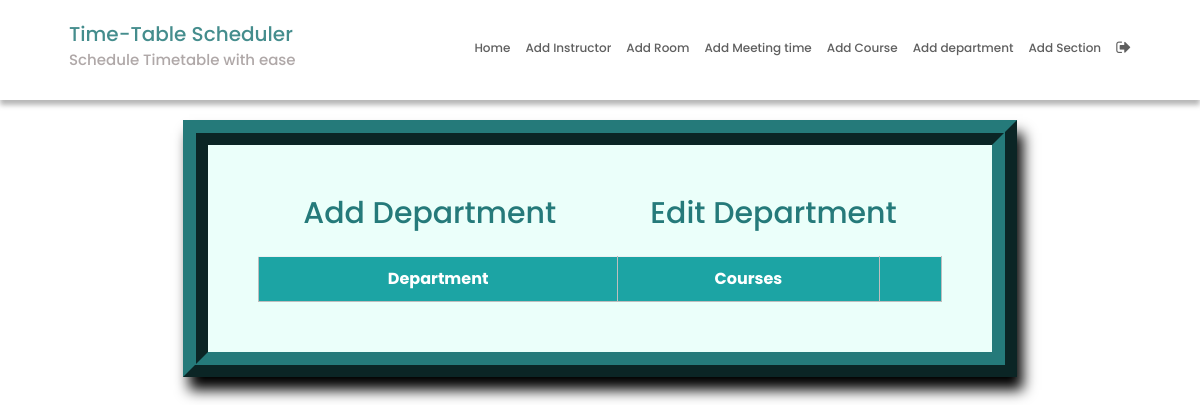
The page /departmentEdit/ (signed in) on the database as committed earlier.
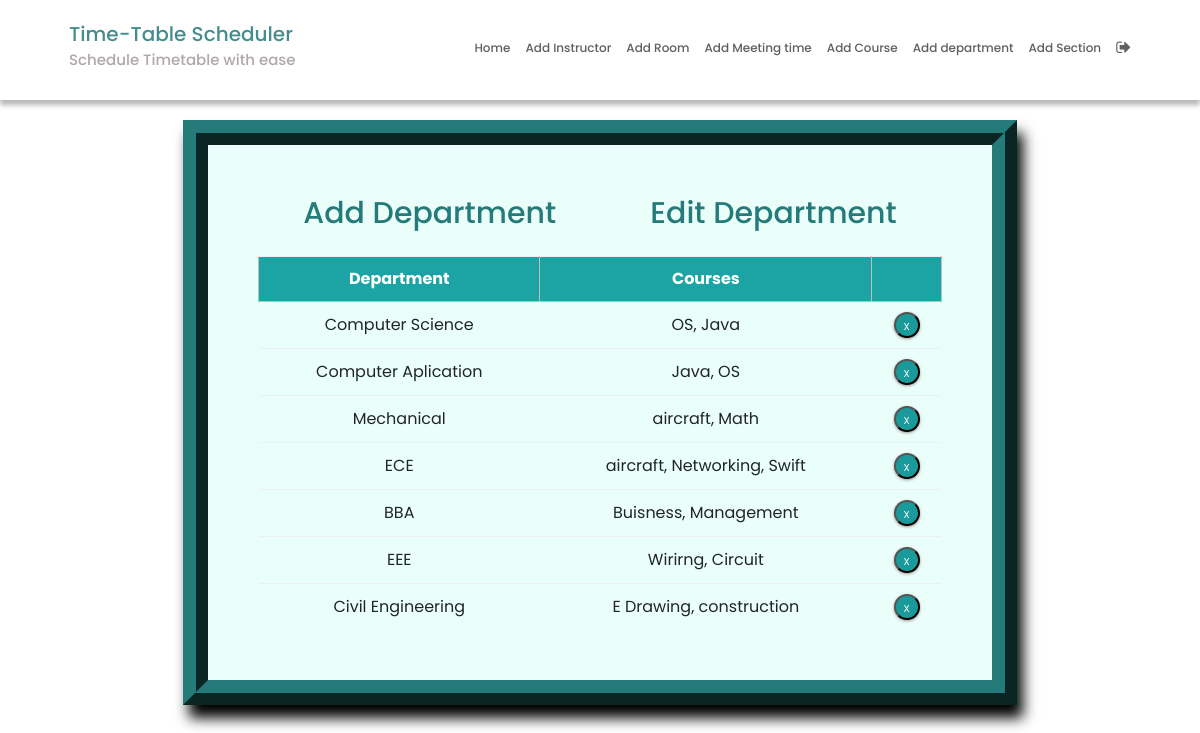
The same page on the database as committed later.
### SchedulerApp/models.py (models this page shows, shortened)
class Department(models.Model):
    dept_name = models.CharField(max_length=50)
    courses = models.ManyToManyField(Course)

### SchedulerApp/views.py (the view)
# urls.py: path('departmentEdit/', departmentEdit, name='departmentEdit'),
@login_required
def departmentEdit(request):
    course = defaultdict(list)
    for dept in Department.courses.through.objects.all():
        dept_name = Department.objects.filter(
            id=dept.department_id).values('dept_name')[0]['dept_name']
        course_name = Course.objects.filter(
            course_number=dept.course_id).values(
                'course_name')[0]['course_name']
        course[dept_name].append(course_name)
    context = {'departments': Department.objects.all(), 'course': course}
    return render(request, 'departmentEdit.html', context)

### SchedulerApp/templatetags/index.py (called while the page is built)
@register.filter
def dictKey(d, k):
    return ', '.join(d[k]) or ''

@register.tag
def active(parser, token):
    args = token.split_contents()
    template_tag = args[0]
    if len(args) < 2:
        raise (template.TemplateSyntaxError, f'{template_tag} tag requires at least one argument')
    return NavSelectedNode(args[1:])

    def render(self, context):
        path = context['request'].path
        for p in self.patterns:
            pValue = template.Variable(p).resolve(context)
            if path == pValue:
                return 'active'
        return ''

### templates/departmentEdit.html (shortened to what this page needs)
{% extends 'base.html' %}
{% block content %}
{% load static %}
{% load index %}
<fieldset class="fieldset">
  <a href="{% url 'departmentAdd'%}">
    <h1 class="tablink" onclick="openPage('new')" id="defaultOpen">Add Department</h1>
  </a>
  <h1 class="tablink" onclick="openPage('edit')" id="link_to_edit">Edit Department</h1>
  <div class="tabcontent" id="edit">
    <table class="table1">
      <thead>
        <tr class="table-headers">
          <th>Department</th>
          <th>Courses</th>
          <th class="empty"></th>
        </tr>
      </thead>
      <tbody>
        {% for dept in departments %}
        <tr>
          <td>{{dept.dept_name}}</td>
          <td>{{course|dictKey:dept.dept_name}}</td>
          <td class="empty">
            <form action="{% url 'deletedepartment' dept.id %}" method="post">
              <input type="submit" value="X" class="cross">
            </form>
          </td>
        </tr>
        {% endfor %}
      </tbody>
    </table>
  </div>
</fieldset>
{% endblock %}

Rows that differ between the two databases and show on the page:
added Department: dept_name "Computer Science", dept_name "OS, Java"
added Department: dept_name "Computer Aplication", dept_name "Java, OS"
added Department: dept_name "Mechanical", dept_name "aircraft, Math"
added Department: dept_name "ECE", dept_name "aircraft, Networking, Swift"
added Department: dept_name "BBA", dept_name "Buisness, Management"
added Department: dept_name "EEE", dept_name "Wirirng, Circuit"
added Department: dept_name "Civil Engineering", dept_name "E Drawing, construction"
